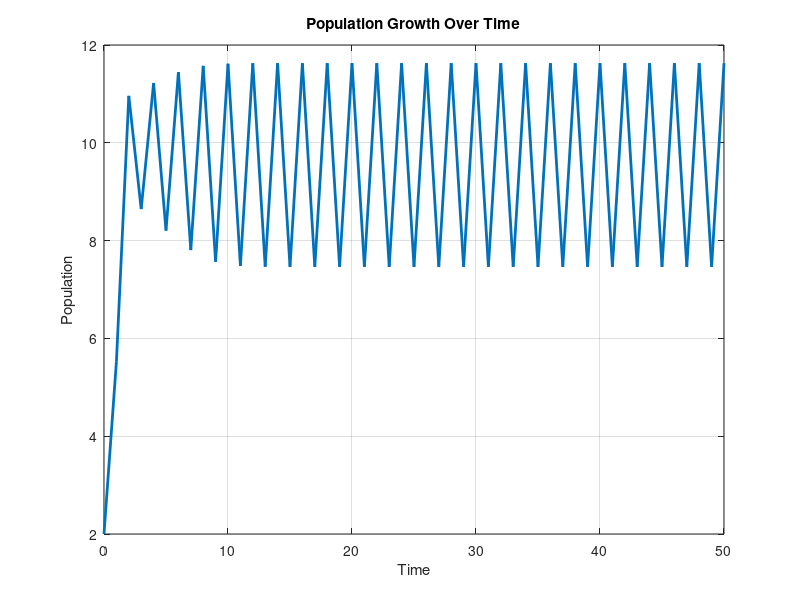

Reproduce this figure in MATLAB.
% Define parameters
r = 2.2; % Given constant
P0 =2;  % Initial population

% Define time steps
t = 0:1:50; % Time range for simulation

% Initialize population vector
P = zeros(size(t));
P(1) = P0; % Set initial population

% Compute population over time using the difference equation
for i = 2:length(t)
    delta_P = r * P(i-1) * (1 - P(i-1)/10); % Compute change in population
    P(i) = P(i-1) + delta_P;
    if P(i) <= 0
        P(i) = 0;
    end % Update population for next time step
end

% Plot population over time
plot(t, P, 'LineWidth', 2);
title('Population Growth Over Time');
xlabel('Time');
ylabel('Population');
grid on;
